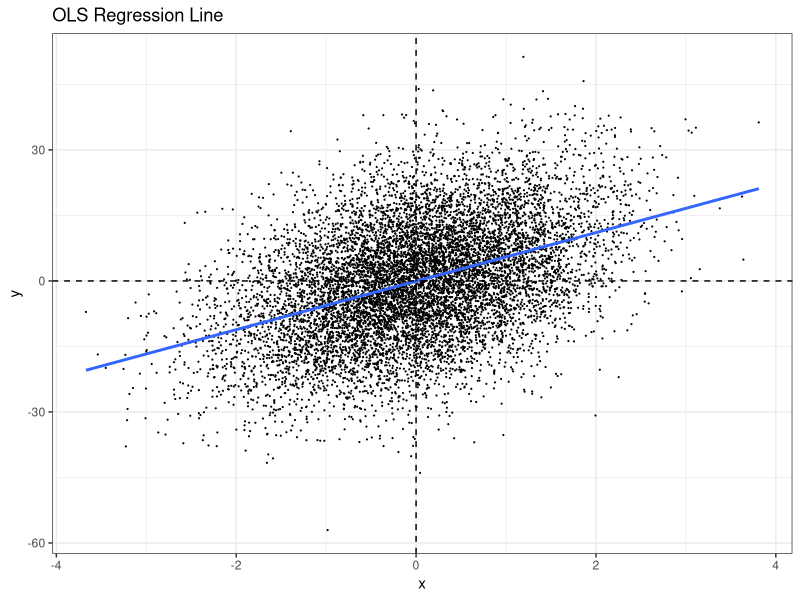
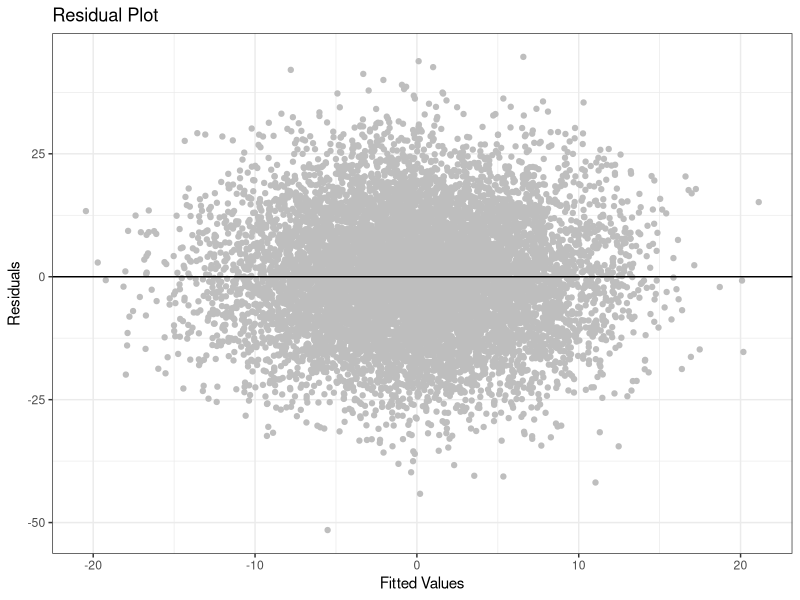
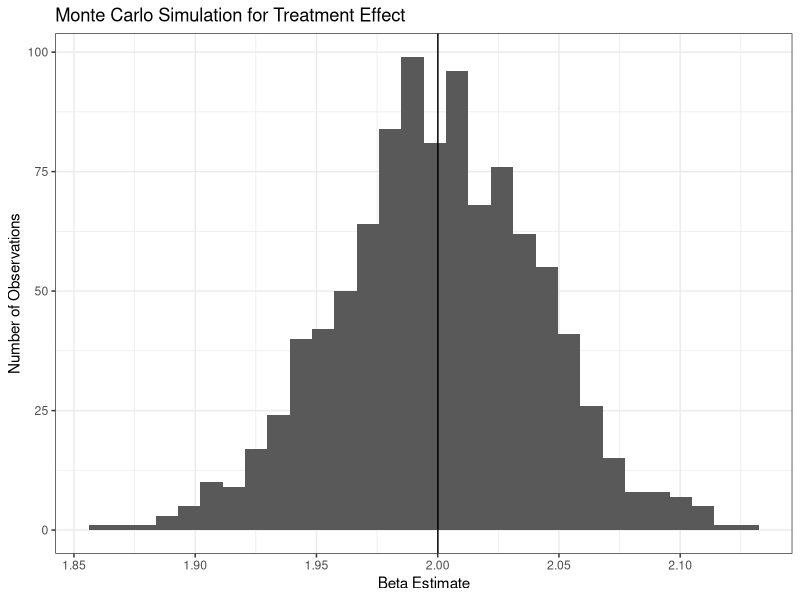

The R script that drew these images, in order:
## ---- chunk 1
set.seed(1)
N <- 10000 
x <- rnorm(N, 0,1)
u <- rnorm(N, 0,1)
y <- 5.5*x + 12*u
m1d <- data.frame(y = y, x=x, u =u)
m1 <- lm(y~x, data = m1d)
yhat1 <- predict(m1)
yhat2 <- 0.0732608 + 5.685033*x 
uhat1 <- residuals(m1)
uhat2 <- y - yhat2

# Bring all of them into a data frame for plotting 
m1d <- data.frame(y = y, 
                  x = x, 
                  u = u, 
                  uhat1 = uhat1,
                  uhat2 = uhat2,
                  yhat1 = yhat1)
## ---- chunk 2
library(ggplot2)
theme_set(theme_bw())
ggplot(data = m1d, aes(x = x, y = y))+
    geom_point(size = .1)+
    geom_smooth(method = "lm", se =F)+
    geom_hline(yintercept = 0, linetype = "dashed")+
    geom_vline(xintercept = 0, linetype = "dashed")+
    ggtitle("OLS Regression Line")

## ---- chunk 3
ggplot(lm(y~x, data = m1d))+
    geom_point(aes(x = .fitted, y = .resid), color = "gray")+
    geom_hline(yintercept = 0, col = "black")+
    xlab("Fitted Values")+
    ylab("Residuals")+ 
    # Remove the legend because it is unnecessary
    theme(legend.position = "none")+
    ggtitle("Residual Plot")

## ---- chunk 4
# Brand new set of variables 
set.seed(1234)
N <- 10
x <- 9*rnorm(N)
u <- 36*rnorm(N)
y = 3 + 2*x + u 

m2 <- lm(y~x)
## ---- chunk 5
fitted <- m2$fitted.values
yhat<- predict(m2)
residuals <- m2$residuals
print(cbind(x,u,y, yhat,residuals))
print(round(sum(residuals),8)) 
## ---- chunk 6
set.seed(1234)
N <- 10000 


sim_ols <- function(N){
    x <- 9*rnorm(N)
    u <- 36*rnorm(N)
    y = 3+2*x + u 
    model <- lm(y~x)
    # Since there are only two coefficients the second is $\Beta_1$
    beta <- model$coefficients[2]
}


# Preallocate memory to our list to speed computation 
beta <- c(NA_real_)
length(beta) <- 1000

# For loops are fine for intuition, and the appreciable loss of speed in negligible for most applications
for(i in 1:1000){
    beta[i]<-sim_ols(N)
}
mean(beta)
## ---- chunk 7
ggplot(data = data.frame(beta = beta), aes(x=beta))+
    geom_histogram(bins = 30)+
    geom_vline(xintercept = mean(beta))+
    xlab("Beta Estimate")+
    ylab("Number of Observations")+
    ggtitle("Monte Carlo Simulation for Treatment Effect")
